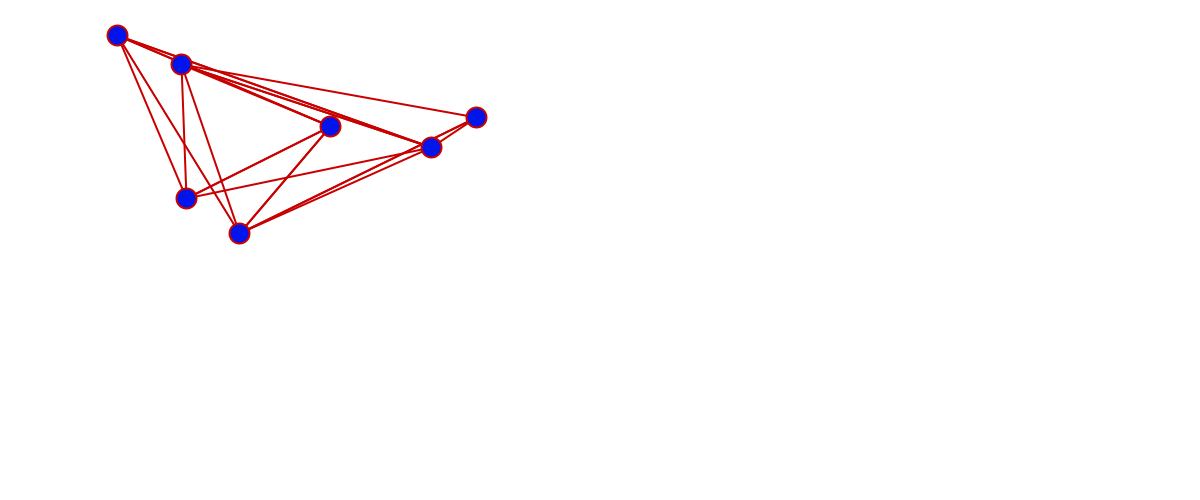
Frame 1 (no input)
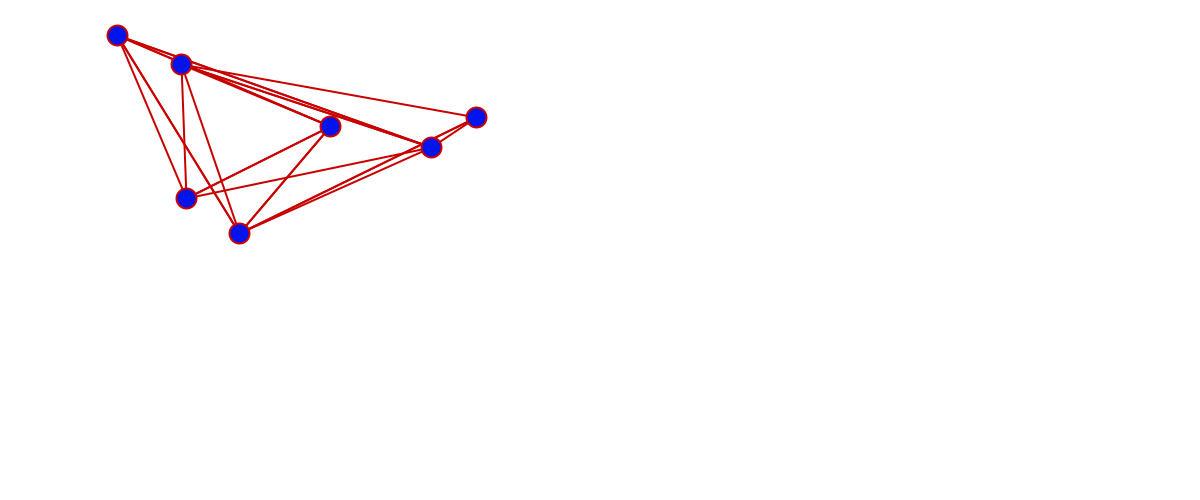
Frame 60 (the mouse pressed at the canvas centre just before this capture)
Frame 120 (the mouse held since frame 60 and released just before this capture): identical to frame 60, image omitted

The Processing sketch that drew these frames (run headless with seeded random() and noise(); from frame 60 on, the mouse is pressed at the canvas centre):

// Processing sketch: Graphing_wTabs
// ── Graphing_wTabs.pde
ArrayList<Edge> edges;
HashSet<Node> nodes;
int numNodes = 7;

void setup(){
  size(1200, 500);
  init();
}

void init(){
  edges = new ArrayList<Edge>();
  nodes = new HashSet<Node>();
  
  for(int i = 0; i<numNodes; i++){
    Node n = new Node(str(i));
    nodes.add(n);
  }
  
  for(Node n1 : nodes){
    for(Node n2 : nodes){
        float x = random(0, 1);
        if(x < 0.4){
          Edge e = new Edge(n1, n2);
          edges.add(e);
        }
    }
  }
}

void draw(){
   background(255);
  for(Edge e : edges) e.draw();
  for(Node n : nodes) n.draw();
}

// ── Edge.pde
class Edge {
  Node origin;
  Node destination;
  String type;
  int weight;
  
  Edge(Node p1, Node p2) {
    origin = p1;
    destination = p2;
    weight  = int(random(1,13));
  }
  
  void draw(){
    line(origin.loc.x, origin.loc.y, destination.loc.x, destination.loc.y);
    stroke(200, 0, 0);
    strokeWeight(2);
  }
}

// ── Import.pde
import java.util.Collections;
import java.util.HashSet;
import java.util.Set;

void keyPressed(){
  if(key == ' ') println("Hi!");
  if(key == 'a') init();
}

// ── Node.pde
class Node {
    PVector loc;
    String name;
    Node(String _name){
      this.name = _name;
      this.loc = new PVector(random(20, 500), random(30, 400));
    }
    void draw(){
      fill (0);
      textSize(14);
      text(name, loc.x, loc.y);
      
      fill(0, 20, 235);
      ellipse(loc.x, loc.y, 20, 20);
    }
}
